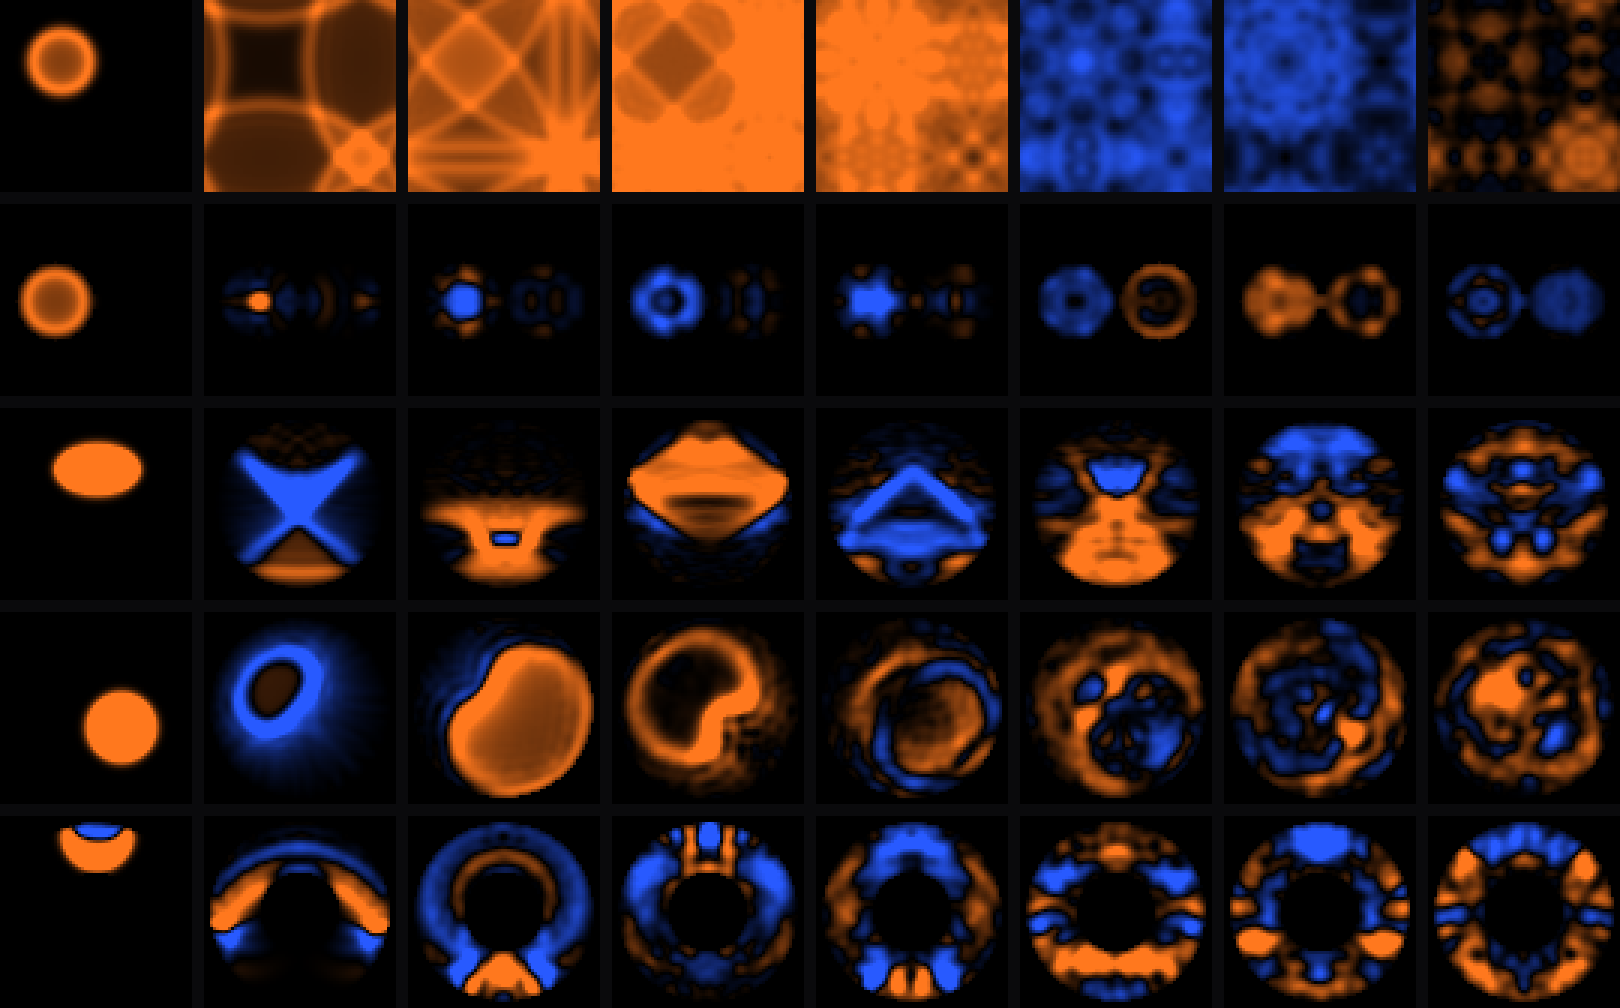

This chart was generated by the following Python code:
"""One row per variant: the surface state as the wave develops."""

import numpy as np
from PIL import Image
from mesh_model import FS
from weird import VARIANTS

MS = [0.3, 1.5, 3.0, 5.0, 8.0, 14.0, 22.0, 35.0]
SHOW = ["torus", "twin_lobes", "stretched", "self_oscillating", "annulus"]

rows = []
for name in SHOW:
    cfg = VARIANTS[name]
    m = cfg["membrane"]()
    m.strike(*cfg["strike"], amp=0.9, width=1.6)
    want = [int(ms * FS / 1000) for ms in MS]
    frames, i, k = [], 0, 0
    while k < len(want):
        m.step()
        i += 1
        if i >= want[k]:
            frames.append(m.u.copy())
            k += 1
    scale = max(np.max(np.abs(f)) for f in frames) * 0.4
    rows.append((name, frames, scale))

n, pad = 64, 4
W = len(MS) * n + (len(MS) - 1) * pad
H = len(rows) * n + (len(rows) - 1) * pad
img = Image.new("RGB", (W, H), (10, 10, 12))
for r, (name, frames, scale) in enumerate(rows):
    for c, f in enumerate(frames):
        v = np.clip(f / scale, -1, 1)
        pos, neg = np.clip(v, 0, 1), np.clip(-v, 0, 1)
        rgb = np.dstack([pos * 255 + neg * 40,
                         pos * 120 + neg * 90,
                         pos * 30 + neg * 255]).astype(np.uint8)
        img.paste(Image.fromarray(rgb), (c * (n + pad), r * (n + pad)))
img = img.resize((img.width * 3, img.height * 3), Image.NEAREST)
img.save("weird_frames.png")
print("rows top to bottom:", ", ".join(SHOW))
print("columns at", MS, "ms")
